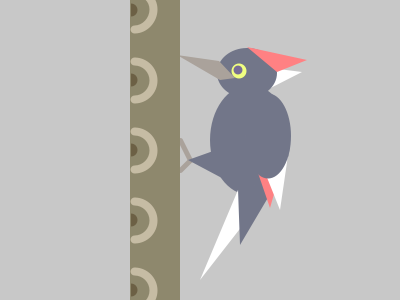
Frame 1 (no input)
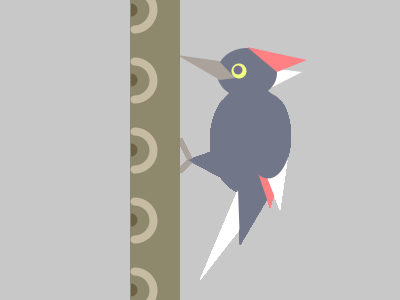
Frame 60 (the mouse pressed at the canvas centre just before this capture)
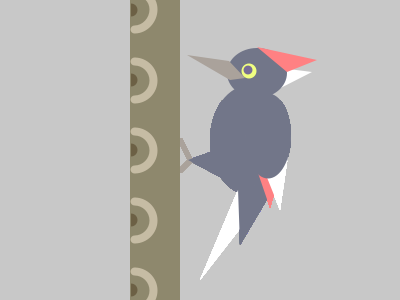
Frame 120 (the mouse held since frame 60 and released just before this capture)

The Processing sketch that drew these frames (run headless with seeded random() and noise(); from frame 60 on, the mouse is pressed at the canvas centre):

// Processing sketch: processing_138354
// ── processing_138354.pde

//Variables
int h = 0;
int i = 9;
int j = 15;

void setup() {
  size (400,300);
  smooth();
  background(200);
}


void draw(){
  if(mousePressed == true){
    h = 7;
  }
  else if (mousePressed == false){
    h = -3;
  }
 noStroke();
 fill(200);
  rect(140,40,180,60);
  //HEAD PARTS START HERE
  noStroke();
  fill(255);
  triangle(250+h,65,305+h,72,250+h,100);//feather 2
  fill(114,118,137);
  ellipse(250+h,73,60,50);//head
  fill(255,129,131);
  triangle(250+h,47,310+h,60,280+h,72);//feather
  fill(170,162,155);
  quad(180+h,55,222+h,61,238+h,78,223+h,80);//beak
  if(keyPressed == true){
    i = 1;
    j = 1;        
  }
  else if (keyPressed == false){
    i = 9;
    j = 15;
  }
  fill(240,255,129);
  ellipse(242+h,71,15,j);//eyewhite
  fill(119,109,149);
  ellipse(241+h,70,9,i);//iris 
/*HEAD PARTS ENDS HERE*/
  stroke(170,162,155);
  strokeWeight(5);
  line(180,140,190,160);
  line(180,170,190,160);
  noStroke();
  fill(142,136,109);
  rect(130,0,50,300);//tree
  //treering1
  stroke(198,188,164);
  noFill();
  smooth();
  strokeWeight(8);
  for (int i = 10; i < 300; i+=70) {
    arc(134,i,38,38,PI+HALF_PI,TWO_PI+HALF_PI);
  }
  //treering1 ends here
  //treering2 
  fill(108,96,69);
  smooth();
  noStroke();
  for (int i = 10; i < 300; i+=70) {
    arc(131,i,13,13,PI+HALF_PI,TWO_PI+HALF_PI);
  }
  //treering2ends here
  noStroke();

  fill(114,118,137);
  ellipse(250,140,80,110);//body
  fill(255);
  triangle(238,190,278,180,200,280);//tail 1
  fill(114,118,137);
  triangle(238,189,279,179,240,245);//tail 2
  triangle(188,160,230,145,235,185);//thigh
  
  fill(255,129,131);
  triangle(245,135,291,135,270,208);//wing3
  fill(255);
  triangle(250,135,291,135,280,210);//wing1
  fill(114,118,137);
  ellipse(268,136,46,85);//wing2
}
